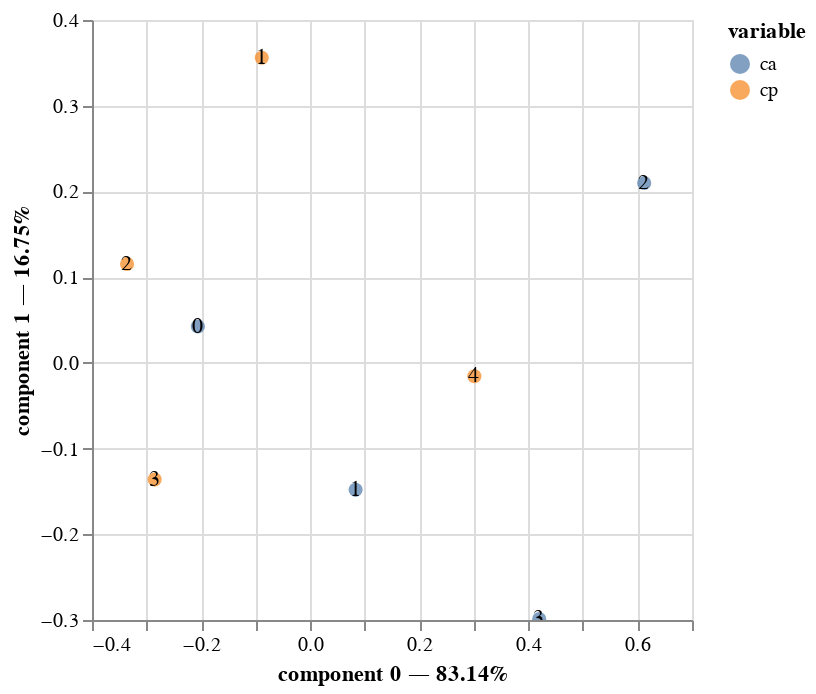

Here is the notebook cell this chart was saved with:
### Code cell
ca.plot(ca_cp__contingancyTab,
        x_component = 0,#First component
        y_component = 1,#Second component
        show_row_markers=True,
        show_column_markers=True,#
        show_row_labels=True,
        show_column_labels=True

)

### Figure 1 — Vega-Lite specification as saved in the notebook (floating-point values rounded to 4 significant figures)
{"config": {"view": {"continuousWidth": 300, "continuousHeight": 300}}, "layer": [{"data": {"name": "data-65568822ad238f1c913742e285f3edaa"}, "mark": {"type": "circle", "size": 50}, "encoding": {"color": {"field": "variable", "type": "nominal"}, "tooltip": [{"field": "variable", "type": "nominal"}, {"field": "value", "type": "nominal"}, {"field": "component 0", "type": "quantitative"}, {"field": "component 1", "type": "quantitative"}], "x": {"axis": {"title": "component 0 — 83.14%"}, "field": "component 0", "scale": {"zero": false}, "type": "quantitative"}, "y": {"axis": {"title": "component 1 — 16.75%"}, "field": "component 1", "scale": {"zero": false}, "type": "quantitative"}}, "name": "view_1"}, {"data": {"name": "data-65568822ad238f1c913742e285f3edaa"}, "mark": {"type": "text"}, "encoding": {"text": {"field": "label", "type": "nominal"}, "x": {"axis": {"title": "component 0 — 83.14%"}, "field": "component 0", "scale": {"zero": false}, "type": "quantitative"}, "y": {"axis": {"title": "component 1 — 16.75%"}, "field": "component 1", "scale": {"zero": false}, "type": "quantitative"}}}, {"data": {"name": "data-132b2d5d5d03eeb73140169d60854e61"}, "mark": {"type": "circle", "size": 50}, "encoding": {"color": {"field": "variable", "type": "nominal"}, "tooltip": [{"field": "variable", "type": "nominal"}, {"field": "value", "type": "nominal"}, {"field": "component 0", "type": "quantitative"}, {"field": "component 1", "type": "quantitative"}], "x": {"axis": {"title": "component 0 — 83.14%"}, "field": "component 0", "scale": {"zero": false}, "type": "quantitative"}, "y": {"axis": {"title": "component 1 — 16.75%"}, "field": "component 1", "scale": {"zero": false}, "type": "quantitative"}}}, {"data": {"name": "data-132b2d5d5d03eeb73140169d60854e61"}, "mark": {"type": "text"}, "encoding": {"text": {"field": "label", "type": "nominal"}, "x": {"axis": {"title": "component 0 — 83.14%"}, "field": "component 0", "scale": {"zero": false}, "type": "quantitative"}, "y": {"axis": {"title": "component 1 — 16.75%"}, "field": "component 1", "scale": {"zero": false}, "type": "quantitative"}}}], "params": [{"name": "param_1", "select": {"type": "interval", "encodings": ["x", "y"]}, "bind": "scales", "views": ["view_1"]}], "$schema": "https://vega.github.io/schema/vega-lite/v5.20.1.json", "datasets": {"data-65568822ad238f1c913742e285f3edaa": [{"component 0": -0.0888, "component 1": 0.3559, "variable": "cp", "value": "1", "label": 1}, {"component 0": -0.3358, "component 1": 0.1154, "variable": "cp", "value": "2", "label": 2}, {"component 0": -0.2851, "component 1": -0.1362, "variable": "cp", "value": "3", "label": 3}, {"component 0": 0.3011, "component 1": -0.01558, "variable": "cp", "value": "4", "label": 4}], "data-132b2d5d5d03eeb73140169d60854e61": [{"component 0": -0.206, "component 1": 0.0424, "variable": "ca", "value": "0.0", "label": 0.0}, {"component 0": 0.08324, "component 1": -0.1481, "variable": "ca", "value": "1.0", "label": 1.0}, {"component 0": 0.6123, "component 1": 0.2099, "variable": "ca", "value": "2.0", "label": 2.0}, {"component 0": 0.4199, "component 1": -0.2988, "variable": "ca", "value": "3.0", "label": 3.0}]}}
